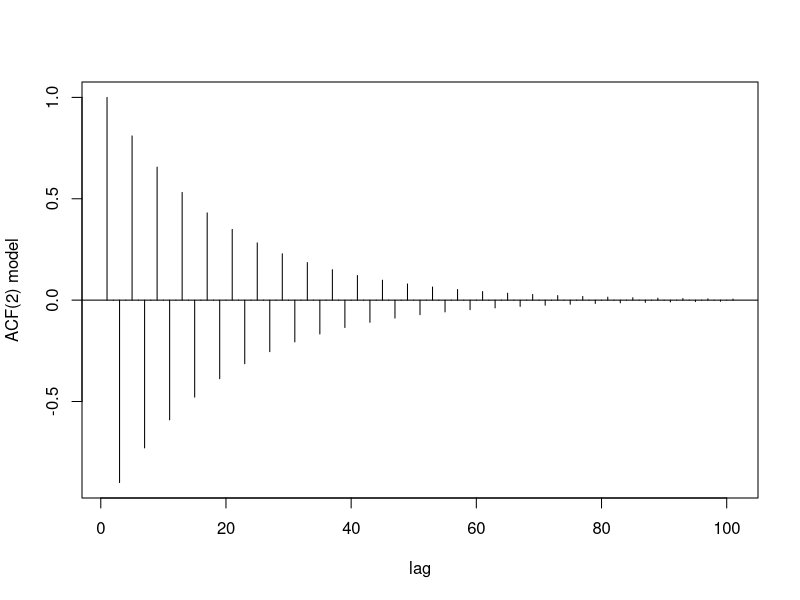

The R script that drew this image:
## ---- chunk 1
knitr::opts_chunk$set(echo = TRUE)
## ---- chunk 2
z = c(1, 0.9) # coefficients of the polynomial
roots = Mod(polyroot(z))
roots

y = ARMAacf(ar=c(0,-0.9), ma=0, 100)
plot(y, type = "h", ylab = "ACF(2) model", xlab = "lag")
abline(h=0)
